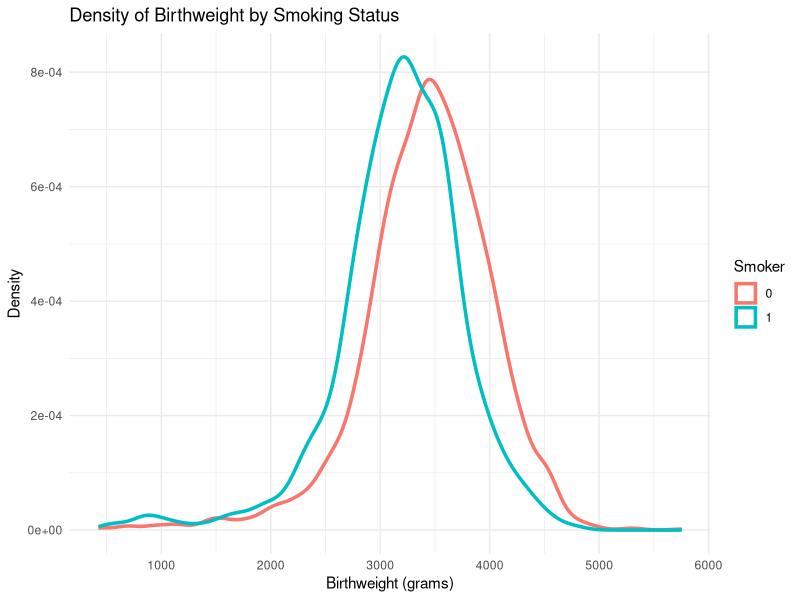
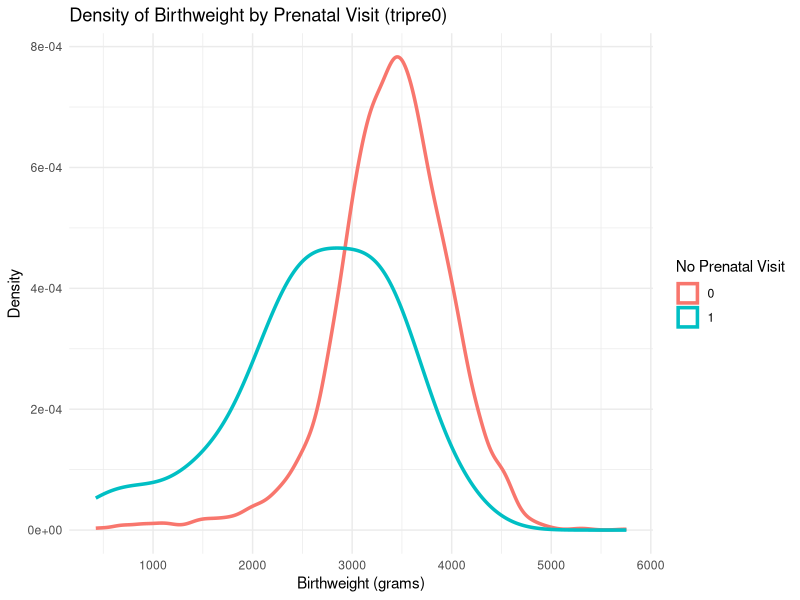

Write R code to recreate these figures, in order.
# Problem 1
library(readxl)
data <- read_xlsx("Birthweight_Smoking/birthweight_smoking.xlsx")
str(data)
data<- data[, c('birthweight', 'age', 'educ', 'drinks', 'smoker', 'tripre0')]

# Russell, C. S., Taylor, R., & Law, C. E. (1968). Smoking in pregnancy, maternal blood pressure, pregnancy outcome, baby weight and growth, and other related factors. A prospective study. British journal of preventive & social medicine, 22(3), 119.
# https://link.springer.com/article/10.1186/s12884-018-1694-4

# Rous, J. J., Jewell, R. T., & Brown, R. W. (2004). The effect of prenatal care on birthweight: a full‐information maximum likelihood approach. Health economics, 13(3), 251-264.
# https://onlinelibrary.wiley.com/doi/epdf/10.1002/hec.801

# Restrepo‐Méndez, M. C., Lawlor, D. A., Horta, B. L., Matijasevich, A., Santos, I. S., Menezes, A. M., ... & Victora, C. G. (2015). The association of maternal age with birthweight and gestational age: a cross‐cohort comparison. Paediatric and perinatal epidemiology, 29(1), 31-40
# https://onlinelibrary.wiley.com/doi/full/10.1111/ppe.12162


cor(data$birthweight, data$smoker)
cor(data$birthweight, data$tripre0)
cor(data$birthweight, data$age)

# Problem 2
library(ggplot2)
ggplot(data, aes(x = birthweight, color = factor(smoker))) +
  geom_density(linewidth = 1.2) +
  labs(
    title = "Density of Birthweight by Smoking Status",
    x = "Birthweight (grams)",
    y = "Density",
    color = "Smoker") +     theme_minimal()

ggplot(data, aes(x = birthweight, color = factor(tripre0))) +
  geom_density(linewidth = 1.2) +
  labs(
    title = "Density of Birthweight by Prenatal Visit (tripre0)",
    x = "Birthweight (grams)",
    y = "Density",
    color = "No Prenatal Visit"
  ) +
  theme_minimal()

# Problem 3
# Problem 3.1
linear_model <- lm(birthweight ~ age + educ + drinks + smoker + tripre0, data=data)
beta_age <- coef(linear_model)["age"]
2*beta_age

beta_smoker <- coef(linear_model)["smoker"]
beta_smoker

# Problem 3.2
summary(linear_model)

linear_model_excluding_smoker <- lm(birthweight ~ age + educ + drinks + tripre0, data=data)
summary(linear_model_excluding_smoker)

model_plus <- linear_model

coef(model_plus)["tripre0"]

# Problem 3.3
SSR <- sum(resid(model_plus)^2)
degrees_of_freedom <- model_plus$df.residual
sigma2hat <- SSR / degrees_of_freedom
sigma2hat

X <- cbind(1, data$age, data$educ, data$drinks, data$smoker, data$tripre0)
Xt_X <- t(X) %*% X
vcov_matrix <- sigma2hat * solve(Xt_X)
vcov_matrix[3,6]

# Problem 4
alpha <- 0.05
c_alpha <- 1-alpha/ 2
critical_value <- qt(c_alpha,df=degrees_of_freedom)
t_drinks <- coef(summary(model_plus))[, "t value"]["drinks"]
if(abs(t_drinks) <= critical_value){
  print("Do not reject H0 as the t-statistic is smaller than or equal to the critical value")
} else{
  print("Reject H0 as the t-statistic is greater than the critical value")
}

p_drinks <- coef(summary(model_plus))[, "Pr(>|t|)"]["drinks"]
if(p_drinks < alpha){
  print("Reject H0 as the p-value is smaller than the significance level")
} else{
  print("Do not reject H0 as the p-value is greater than or equal to the significance level")
}

t_tripre0 <- coef(summary(model_plus))[, "t value"]["tripre0"]
if(abs(t_tripre0) <= critical_value){
  print("Do not reject H0 as the t-statistic is smaller than or equal to the critical value")
} else{
  print("Reject H0 as the t-statistic is greater than the critical value")
}

p_tripre0 <- coef(summary(model_plus))[, "Pr(>|t|)"]["tripre0"]
if(p_tripre0 < alpha){
  print("Reject H0 as the p-value is smaller than the significance level")
} else{
  print("Do not reject H0 as the p-value is greater than or equal to the significance level")
}

critical_value <- qt(c_alpha, df = degrees_of_freedom)
se_tripre0 <- vcov_matrix[6,6]
t_tripre0 <- (coef(model_plus)["tripre0"]-1) / sqrt(se_tripre0)
if(abs(t_tripre0) <= critical_value){
  print("Do not reject H0 as the t-statistic is smaller than or equal to the critical value")
} else{
  print("Reject H0 as the t-statistic is greater than the critical value")
}

p_tripre0 <- 2 * (1 - pt(abs(t_tripre0), degrees_of_freedom))
print(p_tripre0)
if(p_tripre0 < alpha){
  print("Reject H0 as the p-value is smaller than the significance level")
} else{
  print("Do not reject H0 as the p-value is greater than or equal to the significance level")
}

newdata <- data.frame(
  age = 28,
  educ = 12,
  drinks = 2,
  smoker = 1,
  tripre0 = 1
)
predicted_bw <- predict(model_plus, newdata = newdata)
predicted_bw

